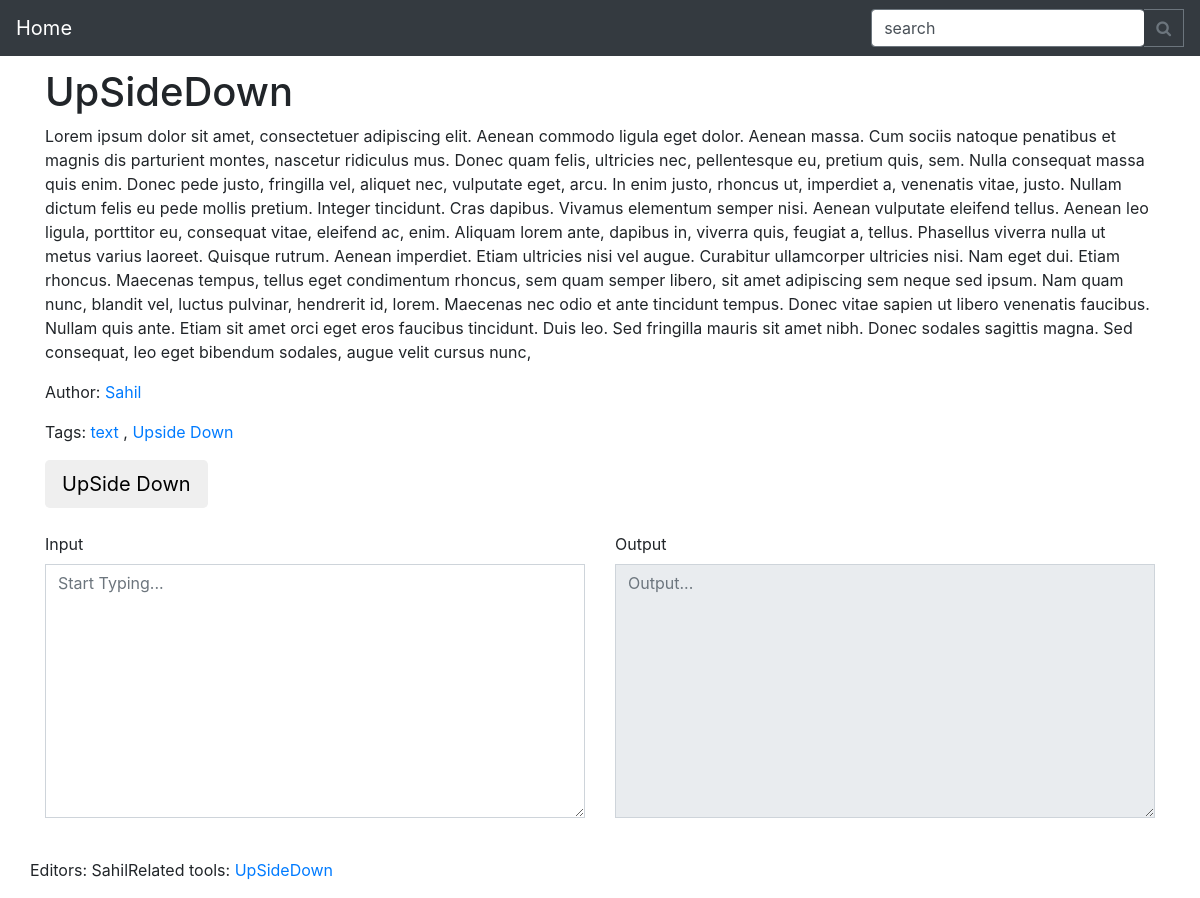
Screenshot of /t/UpSideDown/ with the database file from the repository.
### mainapp/models.py (models this page shows, shortened)
class Tool(models.Model):
    name = models.CharField(max_length=30)
    url_endpoint = models.CharField(max_length=30,blank=True)
    meta_description = models.TextField(blank=True)
    meta_title = models.CharField(max_length=30,blank=True  )
    long_description = models.TextField(blank=True)
    short_description = models.TextField(blank=True)
    category = models.CharField(max_length=50,blank=True,default='Uncategorized')
    image = models.FileField(blank=True,null=True,upload_to='tools')
    author = models.ForeignKey(UserProfile, on_delete=models.CASCADE,related_name='author_tool_set')
    editors = models.ManyToManyField(UserProfile, related_name='editors_tool_set',blank=True)
    tags = models.ManyToManyField(Tag,blank=True)
    template_name = models.CharField(max_length=30,blank=False)
    related_tools = models.ManyToManyField("self", blank=True)
    created_at = models.DateTimeField(auto_now_add=True)
    updated_at = models.DateTimeField(auto_now=True)

class UserProfile(models.Model):
    user = models.OneToOneField(User, on_delete=models.CASCADE)
    name = models.CharField(max_length=30)
    discourse = models.URLField(null=True, blank=True)
    about = models.TextField()
    profilepic = models.FileField(blank=True,null=True,upload_to='profile_pic')
    github =  models.URLField(null=True, blank=True)
    website = models.URLField(null=True,blank=True )
    def __str__(self):
        return self.name

class Tag(models.Model):
    tag = models.CharField(max_length=30)
    def __str__(self):
        return self.tag

### mainapp/views.py (the view)
# urls.py: url(r'^t/(?P<tool_name>[^/]+)/$',views.tool,name='tool'),
def tool(request,tool_name):
    tool = get_object_or_404(models.Tool,url_endpoint__iexact=tool_name)
    context={'tool':tool}
    print(tool.tags.all())
    return render(request,'tools/{0}'.format(tool.template_name),context)

### templates/tools/UpSideDown.html (shortened to what this page needs)
{% extends "tools/tool_base.html" %}
{% load staticfiles %}
{% block tool %}
  <div class="row">
    <div class="col-sm-5 col-sm-offset-5">
      <button type="button" class="btn btn-flat btn-lg " onclick="UpSideDown()">UpSide Down</button>
    </div>
  </div>
  <br>
  <div class="row">
    <div class="col-sm-6">
        <div class="form-group">
            <label for="inputtextarea">Input</label>
            <textarea class="form-control rounded-0" id="inputtextarea" rows="10" placeholder="Start Typing..."></textarea>
        </div>
    </div>
    <div class="col-sm-6">
      <div class="form-group">
          <label for="outputtextarea">Output</label>
          <textarea class="form-control rounded-0" id="outputtextarea" rows="10" placeholder="Output..." disabled></textarea>
      </div>
    </div>
  </div>
{% endblock %}

### templates/tools/tool_base.html (shortened to what this page needs)
{% extends "base.html" %}
{% load staticfiles %}
{% block head %}
<link rel="stylesheet" type="text/css"  href="{% static 'css/style.css' %}">
{% endblock %}
{% block content %}
<div class="container">
  <div class="row">
    <div class="col-sm-12">
        <h1 class="text-left">{{tool.name}}</h1>
        <p class="left">{{tool.short_description}}</p>
    </div>
  </div>
  <div class="row">
    <div class="col-sm-5">
      <p>Author: <a href="{% url 'user_profile' user_name=tool.author.user.username  %} ">{{tool.author.name}}</a>
      </p>
      <p>
    Tags: {% for tag in tool.tags.all %}
        <a href="{% url 'tag' tag_name=tag.tag %}"> {{tag}}</a>
            {% if not forloop.last %}
            ,
            {% endif %}
          {% endfor %}
    </p>
    </div>
  </div>
  {% block tool %}
  {% endblock %}
<br>
  <div class="row">
    <p>Editors:
        {% for editor in tool.editors.all %}
        {% if forloop.last %}
          {{editor}}
        {% else %}
          {{editor}},
        {% endif %}
        {% endfor %}
    </p>
  <p>Related tools:
    {% for related_tool in tool.related_tools.all %}
    <a href='  {%url 'tool' tool_name=related_tool.url_endpoint %} '>{{related_tool.name}}</a>
    {% endfor %}
  </p>
  </div>
</div>
{% endblock %}

### rows the page displays
Tool: name "UpSideDown", short_description "Lorem ipsum dolor sit amet, consectetuer adipiscing elit. Aenean commodo ligula eget dolor. Aenean massa. Cum sociis natoque penatibus et magnis dis parturient montes, nascetur ridiculus mus. Donec quam felis, ultricies nec, pellentesque eu, pretium quis, sem. Nulla consequat massa quis enim. Donec pede justo, fringilla vel, aliquet nec, vulputate eget, arcu. In enim justo, rhoncus ut, imperdiet a, venenatis vitae, justo. Nullam dictum felis eu pede mollis pretium. Integer tincidunt. Cras dapibus. Vivamus elementum semper nisi. Aenean vulputate eleifend tellus. Aenean leo ligula, porttitor eu, consequat vitae, eleifend ac, enim. Aliquam lorem ante, dapibus in, viverra quis, feugiat a,…", author.name "Sahil"
Tag: tag "text"
Tag: tag "Upside Down"
UserProfile: name "Sahil"
